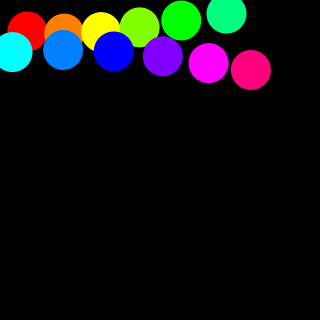
Frame 1 (no input)
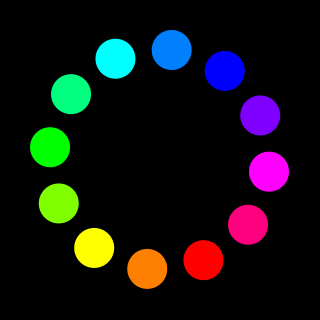
Frame 60 (the mouse pressed at the canvas centre just before this capture)
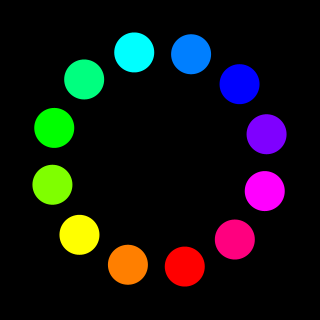
Frame 120 (the mouse held since frame 60 and released just before this capture)

The Processing sketch that drew these frames (run headless with seeded random() and noise(); from frame 60 on, the mouse is pressed at the canvas centre):

// Processing sketch: processing_18171
// ── processing_18171.pde

class Item{

  boolean onMouse;
  int num;
  
  float destX;
  float destY;
  float x;
  float y;
  float destW;
  float destH;
  float w;
  float h;
  
  Item(int num){
    x = 50 * (num % 6) ;
    y = 50 * (num / 6);
    w = 40;
    h = 30;
    this.num = num;
  }
  
  void setPos(int destX,int destY)
  {
    this.destX = destX;
    this.destY = destY;
  }
  
  void setSize(int destW, int destH)
  {
    this.destW = destW;
    this.destH = destH;
  }
  
  boolean clicked(){
  
    if( ((x - w/2) < mouseX && mouseX < (x + w/2)) && ( (y - h/2) < mouseY && mouseY < (y + h/2)))
    {
      return true;
    }
    else
    {
      return false;
    }
    
  }
  
  void update(){
    x = x + (destX - x)/8;
    y = y + (destY - y)/8;
    
    w = w + (destW - w)/8;
    h = h + (destH - h)/8;
  }
  
  void draw(){
    //imageMode(CENTER);
   colorMode(HSB, 255);
    noStroke();
    fill(255./12 * num,255,255);
    ellipse(x,y,w,w);
  }

}

class RotateMenu {

  Item[] items;
  int clickedNum = -1;
  int maxImageNum = 12;

  float angle = 1;
  float hankei = height/2 - 50;

  RotateMenu() {

    items = new Item[12];

    for(int i = 0 ; i < maxImageNum ; i++)
    {
      items[i] = new Item(i);
    } 
  }

  void clicked() {

    int i = 0;


    while( i < maxImageNum && items[i].clicked() == false)
    {
      i++;
    };

    if( i >= maxImageNum)
      clickedNum = -1;
    else
      clickedNum = i;
   }

  void update(){
    
    angle = (angle + 0.003) % 360;
   
    for(int i = 0 ; i < items.length ; i++){
      int x;
      int y;
      
      x = int(width/2 + hankei * cos(2*PI / maxImageNum * i + angle));
      y = int(height/2 + hankei * sin(2*PI / maxImageNum * i + angle));
      
      if(i != clickedNum)
      {
        items[i].setPos(x,y);
        items[i].setSize(40,40);
      }
      else
      {
        items[i].setPos(width/2,height/2);
        items[i].setSize(200,150);
      }
    }

    for(int i = 0 ; i < items.length ;i++){
      items[i].update();
    }    
  }


  void draw() {


    for(int i = 0 ; i < items.length ; i++){
      items[i].draw();
    }

  }
}

RotateMenu rotateMenu;

void setup(){

  size(320,320);
  smooth();
  rotateMenu = new RotateMenu();
}

void update(){
  rotateMenu.update();
}

void draw(){
  update();

  background(#000000);
  rotateMenu.draw();
}

void mouseClicked(){
  
  rotateMenu.clicked();
}
                                                
